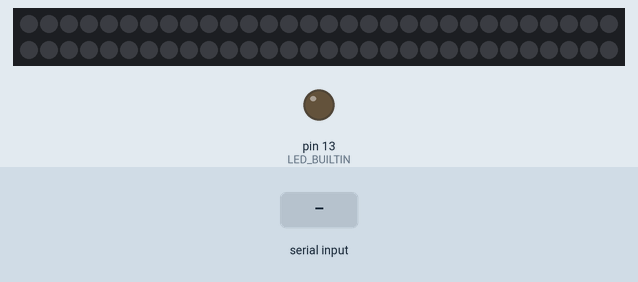
This sketch was run on a simulated Arduino Uno, built with avr-gcc and run on an emulated ATmega328P. On the bench: 60 RGB LEDs in strip order, left to right, continuing on the next row, output pins drawn as LEDs (lit = HIGH). Inputs (shaded band) come from the test bench.

Above: at 1.2 s.
1.3 s: "B\n" received over Serial
At 1.43 s:
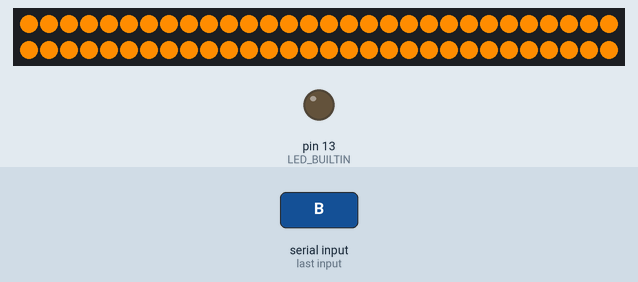
4.3 s: "PEC\n" received over Serial
At 5.0 s:
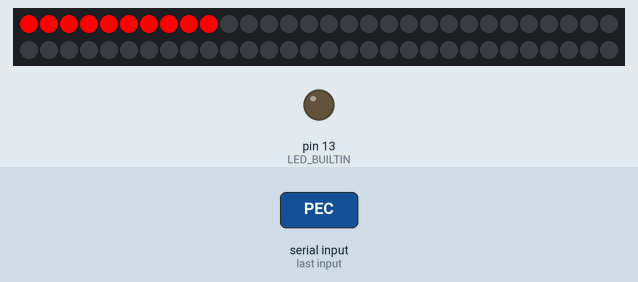
5.8 s: "R\n" received over Serial
At 6.1 s:
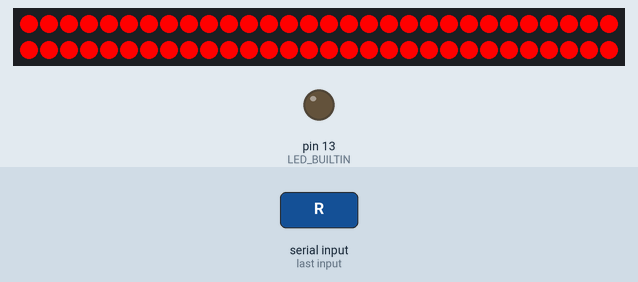
7.3 s: "G\n" received over Serial
At 8.5 s:
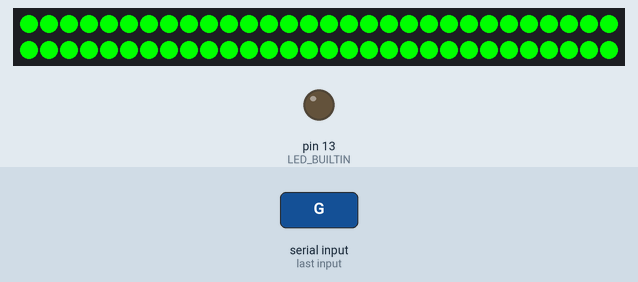
8.8 s: "Y\n" received over Serial
At 9.6 s:
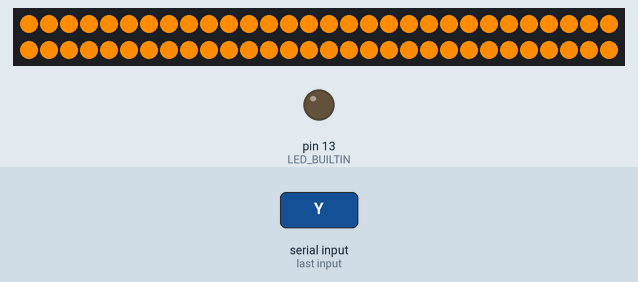
10.3 s: "X\n" received over Serial
At 10.7 s:
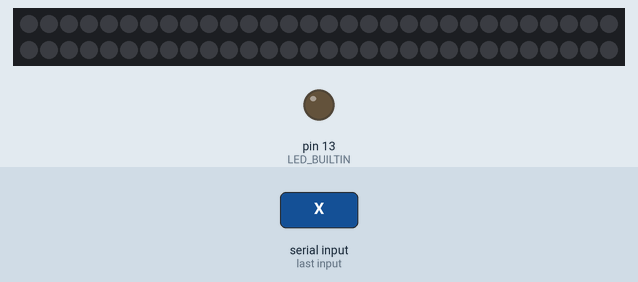
Timing chart, 0 to 12.8 s (numbered marks = the images above; inputs shaded):
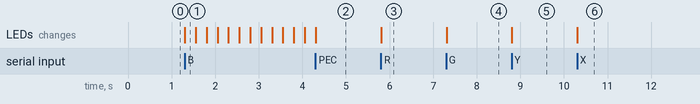

Measured:
- after the input at 1.3 s, the LEDs: change at once (image 1)
- after the input at 4.3 s, the LEDs: change at once (image 2)
- after the input at 5.8 s, the LEDs: change at once (image 3)
- after the input at 7.3 s, the LEDs: change at once (image 4)
- after the input at 8.8 s, the LEDs: change at once (image 5)
- after the input at 10.3 s, the LEDs: change at once (image 6)

The sketch:

Codicestriscia.ino
```cpp
#include <Adafruit_NeoPixel.h>

#define PIN_STRISCIA 6
#define NUM_LEDS     60

Adafruit_NeoPixel strip = Adafruit_NeoPixel(NUM_LEDS, PIN_STRISCIA, NEO_GRB + NEO_KHZ800);

unsigned long previousMillis = 0;
const long intervallo = 250;
bool statoGiallo = false;
String comando = "XXX";

void setup() {
  pinMode(LED_BUILTIN, OUTPUT);
  digitalWrite(LED_BUILTIN, LOW);
  strip.begin();
  strip.setBrightness(255);
  strip.clear();
  strip.show(); // Parte spento

  Serial.begin(9600);
}

uint32_t getColore(char c) {
  switch (c) {
    case 'V': return strip.Color(0, 255, 0);
    case 'Y': return strip.Color(255, 140, 0);
    case 'P': return strip.Color(144, 0, 255);
    case 'R': return strip.Color(255, 0, 0);
    default:  return strip.Color(0, 0, 0);
  }
}

void loop() {
  if (Serial.available() > 0) {
    comando = Serial.readStringUntil('\n');
    comando.trim();
    comando.toUpperCase();
  }

  // --- 1. BANDIERE E MESSAGGI ---
  if (comando == "B") {
    if (millis() - previousMillis >= intervallo) {
      previousMillis = millis();
      statoGiallo = !statoGiallo;
      uint32_t col = statoGiallo ? strip.Color(255, 140, 0) : 0;
      for(int i=0; i<NUM_LEDS; i++) strip.setPixelColor(i, col);
      strip.show();
    }
  }
  else if (comando == "PEC") { // Pit Exit Closed -> Primi 10 LED rossi
    strip.clear();
    for(int i = 0; i <= 9; i++) {
      strip.setPixelColor(i, strip.Color(255, 0, 0));
    }
    strip.show();
  }
  else if (comando == "R") {
    for(int i=0; i<NUM_LEDS; i++) strip.setPixelColor(i, strip.Color(255, 0, 0));
    strip.show();
  }
  else if (comando == "G") {
    for(int i=0; i<NUM_LEDS; i++) strip.setPixelColor(i, strip.Color(0, 255, 0));
    strip.show();
  }
  else if (comando == "Y") {
    for(int i=0; i<NUM_LEDS; i++) strip.setPixelColor(i, strip.Color(255, 140, 0));
    strip.show();
  }

  // --- 2. TEAM RADIO ---
  else if (comando == "TR") {
    strip.clear();
    for(int i = 50; i <= 59; i++) {
      strip.setPixelColor(i, strip.Color(255, 0, 0));
    }
    strip.show();
  }

  // --- 3. SETTORI ---
  else if (comando.length() == 3 && comando != "XXX") {
    strip.clear();
    for(int i = 0; i < NUM_LEDS; i++) {
      if (i >= 0 && i <= 9) strip.setPixelColor(i, getColore(comando[0]));
      else if (i >= 25 && i <= 34) strip.setPixelColor(i, getColore(comando[1]));
      else if (i >= 50 && i <= 59) strip.setPixelColor(i, getColore(comando[2]));
    }
    strip.show();
  }

  // --- 4. RESET ---
  else if (comando == "X" || comando == "XXX") {
    strip.clear();
    strip.show();
  }
}
```
